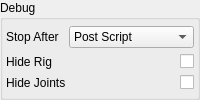
        <widget class="QGroupBox" name="groupBox_2">
         <property name="title">
          <string>Debug</string>
         </property>
         <layout class="QGridLayout" name="gridLayout_2">
          <property name="leftMargin">
           <number>3</number>
          </property>
          <property name="topMargin">
           <number>3</number>
          </property>
          <property name="rightMargin">
           <number>3</number>
          </property>
          <property name="bottomMargin">
           <number>3</number>
          </property>
          <property name="spacing">
           <number>3</number>
          </property>
          <item row="1" column="1">
           <widget class="QCheckBox" name="uiHideRig">
            <property name="layoutDirection">
             <enum>Qt::RightToLeft</enum>
            </property>
            <property name="text">
             <string/>
            </property>
           </widget>
          </item>
          <item row="0" column="1">
           <widget class="QComboBox" name="uiStopAfter">
            <property name="sizePolicy">
             <sizepolicy hsizetype="Expanding" vsizetype="Fixed">
              <horstretch>0</horstretch>
              <verstretch>0</verstretch>
             </sizepolicy>
            </property>
            <property name="currentIndex">
             <number>5</number>
            </property>
            <item>
             <property name="text">
              <string>Pre Script</string>
             </property>
            </item>
            <item>
             <property name="text">
              <string>Create Object</string>
             </property>
            </item>
            <item>
             <property name="text">
              <string>Create Attributes</string>
             </property>
            </item>
            <item>
             <property name="text">
              <string>Create Operators</string>
             </property>
            </item>
            <item>
             <property name="text">
              <string>Connect System</string>
             </property>
            </item>
            <item>
             <property name="text">
              <string>Post Script</string>
             </property>
            </item>
           </widget>
          </item>
          <item row="0" column="0">
           <widget class="QLabel" name="label">
            <property name="text">
             <string>Stop After</string>
            </property>
           </widget>
          </item>
          <item row="1" column="0">
           <widget class="QLabel" name="label_2">
            <property name="text">
             <string>Hide Rig</string>
            </property>
           </widget>
          </item>
          <item row="2" column="0">
           <widget class="QLabel" name="label_3">
            <property name="text">
             <string>Hide Joints</string>
            </property>
           </widget>
          </item>
          <item row="2" column="1">
           <widget class="QCheckBox" name="uiHideJoints">
            <property name="layoutDirection">
             <enum>Qt::RightToLeft</enum>
            </property>
            <property name="text">
             <string/>
            </property>
           </widget>
          </item>
         </layout>
        </widget>
